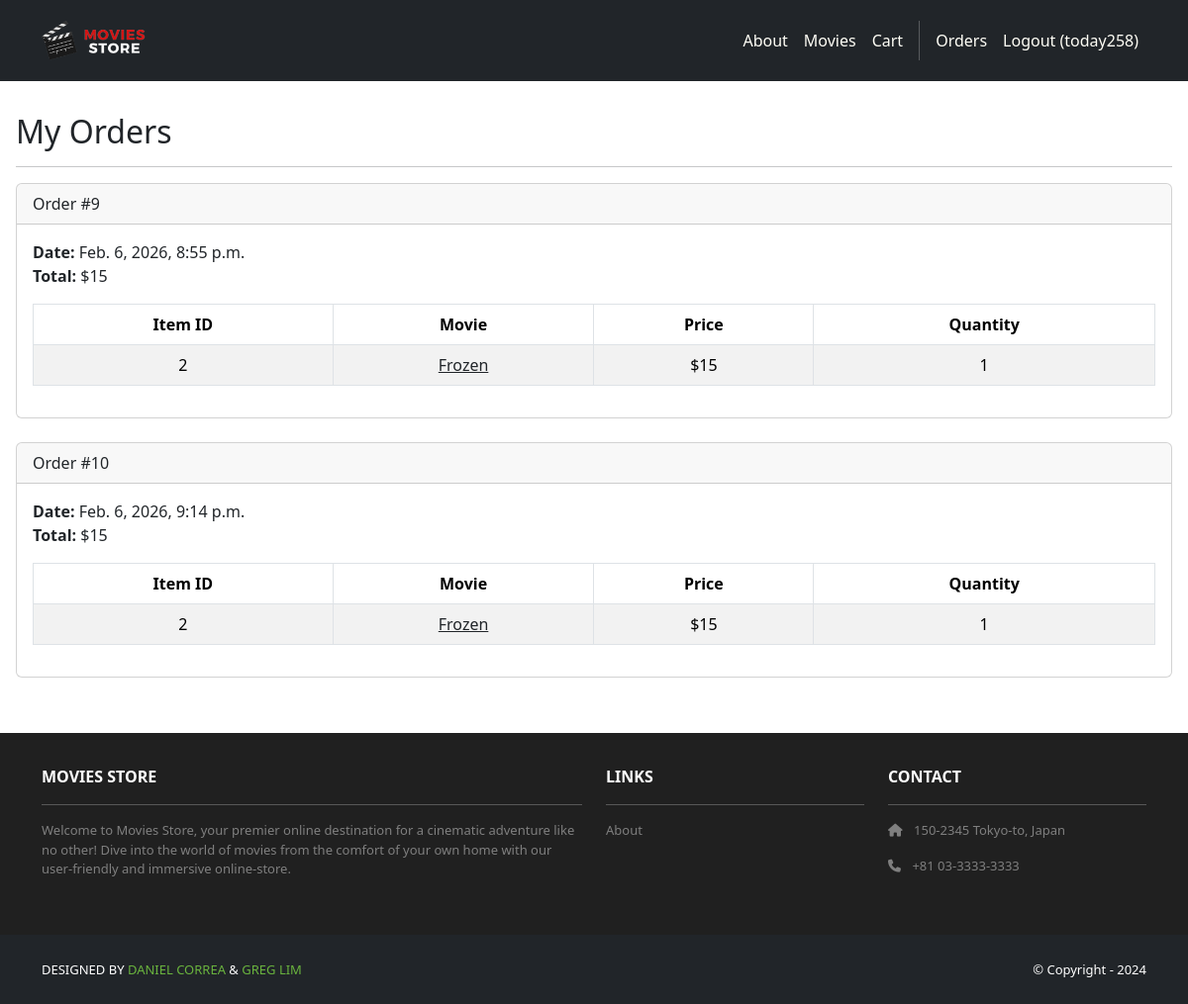
Page /accounts/orders/ (signed in) on the committed database.
### cart/models.py (models this page shows, shortened)
class Order(models.Model):
    id = models.AutoField(primary_key=True)
    total = models.IntegerField()
    date = models.DateTimeField(auto_now_add=True)
    user = models.ForeignKey(User,on_delete=models.CASCADE)

class Item(models.Model):
    id = models.AutoField(primary_key=True)
    price = models.IntegerField()
    quantity = models.IntegerField()
    order = models.ForeignKey(Order, on_delete=models.CASCADE)
    movie = models.ForeignKey(Movie, on_delete=models.CASCADE)

### movies/models.py (models this page shows, shortened)
class Movie(models.Model):
    id = models.AutoField(primary_key=True)
    name = models.CharField(max_length=255)
    price = models.IntegerField()
    description = models.TextField()
    image = models.ImageField(upload_to='movie_images/')

### accounts/views.py (the view)
# urls.py: path('orders/', views.orders, name='accounts.orders'),
@login_required
def orders(request):
    template_data = {}
    template_data['title'] = 'Orders'
    template_data['orders'] = request.user.order_set.all()
    return render(request, 'accounts/orders.html', {'template_data': template_data})

### accounts/templates/accounts/orders.html
{% extends 'base.html' %}
{% block content %}
<div class="p-3">
    <div class="row mt-3">
        <div class="col mx-auto mb-3">
            <h2>My Orders</h2>
            <hr />
            {% for order in template_data.orders %}
            <div class="card mb-4">
                <div class="card-header">
                    Order #{{order.id}}
                </div>
                <div class="card-body">
                    <b>Date:</b> {{order.date}}<br />
                    <b>Total:</b> ${{order.total}}<br />
                    <table class="table table-bordered table-striped text-center mt-3">
                        <thead>
                            <tr>
                                <th scope="col">Item ID</th>
                                <th scope="col">Movie</th>
                                <th scope="col">Price</th>
                                <th scope="col">Quantity</th>
                            </tr>
                        </thead>
                        <tbody>
                            {% for item in order.item_set.all %}
                            <tr>
                                <td>{{item.movie.id}}</td>
                                <td>
                                    <a class="link-dark" href="{% url 'movies.show' id=item.movie.id %}">
                                        {{item.movie.name}}
                                    </a>
                                </td>
                                <td>${{ item.movie.price }}</td>
                                <td>{{ item.quantity }}</td>
                            </tr>
                            {% endfor %}
                        </tbody>
                    </table>
                </div>
            </div>
            {% endfor %}
        </div>
    </div>
</div>
{% endblock content %}

### moviesstore/templates/base.html (shortened to what this page needs)
<!DOCTYPE html>
<html>
    {% load static %}
    <head>
         <link rel="stylesheet" type="text/css" href="{% static 'css/style.css' %}">
        <link href="https://cdn.jsdelivr.net/npm/bootstrap@5.3.3/dist/css/bootstrap.min.css"
        rel="stylesheet">
        <link rel= "stylesheet"
            href="https://cdnjs.cloudflare.com/ajax/libs/font-awesome/6.1.1/css/all.min.css">
    </head>
    <body>
         <nav class="p-3 navbar navbar-dark bg-dark navbar-expand-lg">
            <div class="container">
                <a class="navbar-brand" href="{% url 'home.index' %}">
                    <img src="{% static '/img/logo.png' %}" alt="logo" height="40" />
                </a>
                <div class="collapse navbar-collapse" id="navbarNavAltMarkup">
                    <div class="navbar-nav ms-auto navbar-ml">
                        <a class="nav-link" href="{% url 'home.about' %}">
                            About
                        </a>
                        <a class="nav-link" href="{% url 'movies.index' %}">
                            Movies
                        </a>
                        <a class="nav-link" href="{% url 'cart.index' %}">
                            Cart
                        </a>
                        {% if user.is_authenticated %}
                        <a class="nav-link" href="{% url 'accounts.orders' %}">
                            Orders
                        </a>
                        <a class="nav-link" href="{% url 'accounts.logout' %}">
                            Logout ({{user.username}})
                        </a>
                        {% endif %}
                    </div>
                </div>
            </div>
         </nav>
        <div>
            {% block content %}
            {% endblock content %}
        </div>
         <section class="p-3 ms-footer d-none d-md-block">
            <div class="container">
                <div class="row mt-3 text-white">
                    <div class="col-md-6 col-lg-6 col-xl-6 mx-auto mb-4">
                        <b>MOVIES STORE</b>
                        <hr />
                        <p>
                            Welcome to Movies Store, your premier online destination
                            for a cinematic adventure like no other! Dive into the
                            world of movies from the comfort of your own home with
                            our user-friendly and immersive online-store.
                        </p>
                    </div>
                    <div class="col-md-3 col-lg-3 col-xl-3 mx-auto mb-4">
                        <b>LINKS</b>
                        <hr />
                        <p><a class="nav-link" href="{% url 'home.about' %}">
                            About
                        </a></p>
                    </div>
                    <div class="col-md-3 col-lg-3 col-xl-3 mx-auto mb-4">
                        <b>CONTACT</b>
                        <hr />
                        <p><i class="fas fa-home me-2"></i>
                            150-2345 Tokyo-to, Japan
                        </p>
                        <p><i class="fas fa-phone me-2"></i>
                            +81 03-3333-3333
                        </p>
                    </div>
                </div>
            </div>
         </section>
         <section class="p-3 ms-footer-bottom bg-dark">
            <div class="container d-flex justify-content-between">
                <div class="me-5 text-white">
                    <span> DESIGNED BY
                        <a href="https://www.x.com/danielgarax"
                        target="_blank">DANIEL CORREA</a> &
                        <a href="https://www.x.com/greglim81" target="_blank">GREG LIM</a>
                    </span>
                </div>
                <div class="text-white">
                    <span>© Copyright - 2024</span>
                </div>
            </div>
         </section>
    </body>
</html>

### moviesstore/static/css/style.css (style rules this page uses)
.navbar a.nav-link { color: #FFFEF6 !important; }
.bg-dark { background-color: #2E2E2E !important; }
.ms-footer { background-color: #202020; }
.ms-footer p { color: #7F7F7F; font-size: 13px; }
.ms-footer-bottom span { font-size: 13px; line-height: 38px; }
.ms-footer-bottom a { color: #6ab43e; text-decoration: none; }

### rows in the picture
Order: id "9", date "Feb. 6, 2026, 8:55 p.m.", total "15"
Item: movie.id "2", movie.name "Frozen", movie.price "15", quantity "1"
Order: id "10", date "Feb. 6, 2026, 9:14 p.m.", total "15"
Item: movie.id "2", movie.name "Frozen", movie.price "15", quantity "1"

### other values in the picture
{{ user.username }} "today258"
